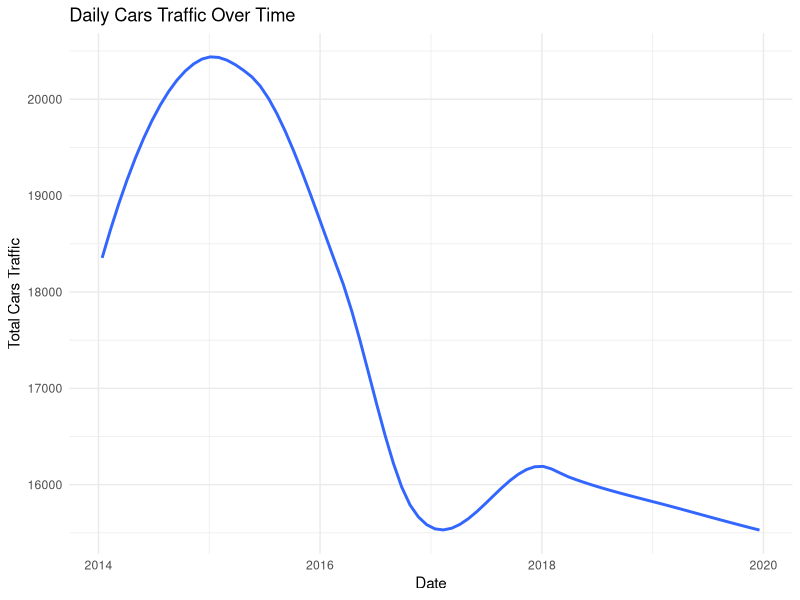
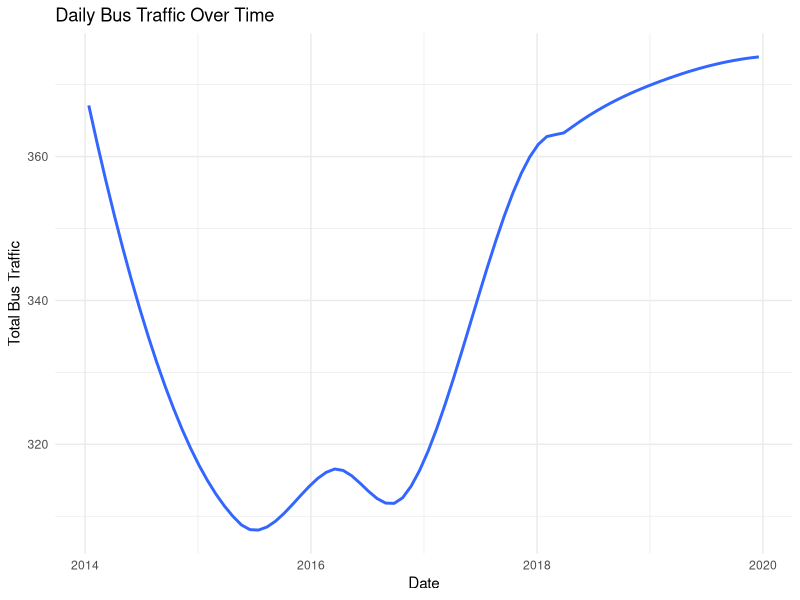
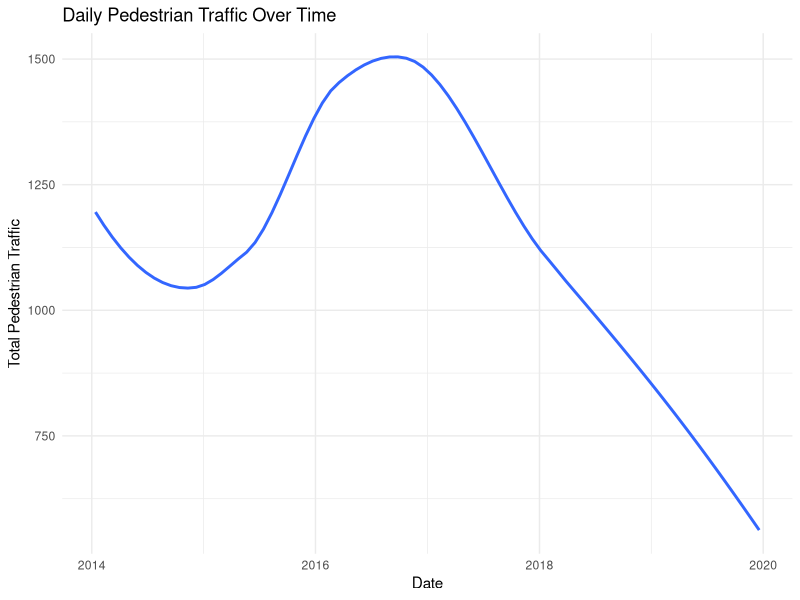
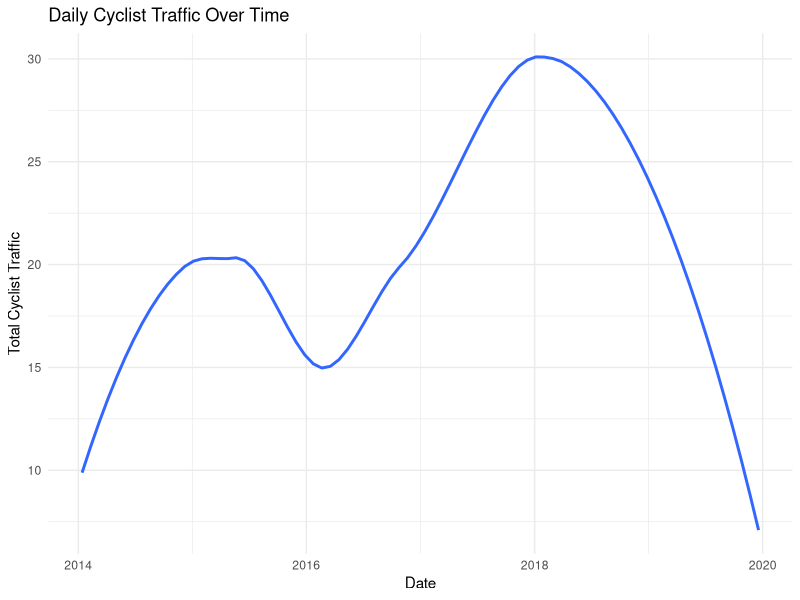
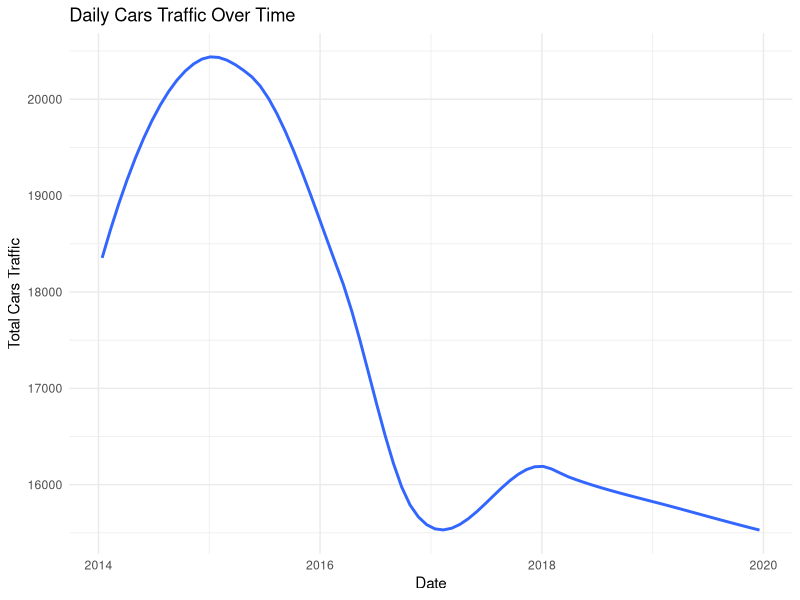
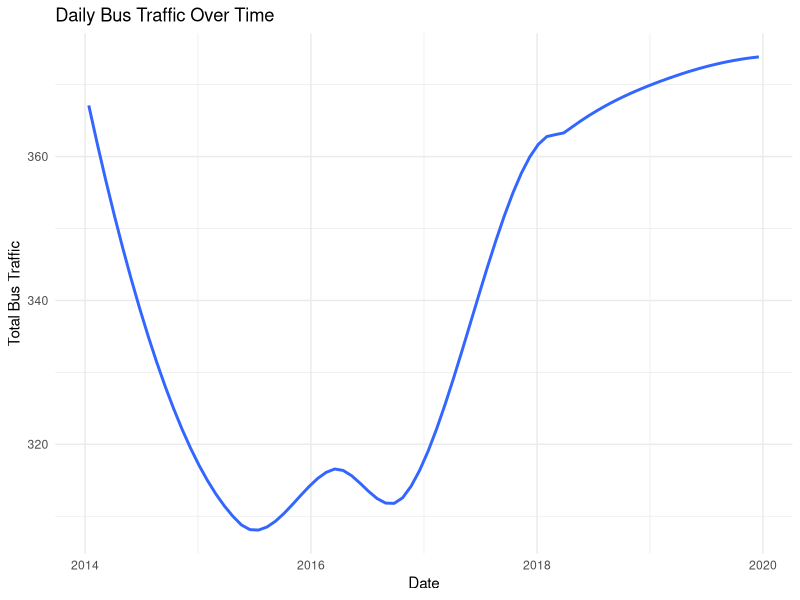
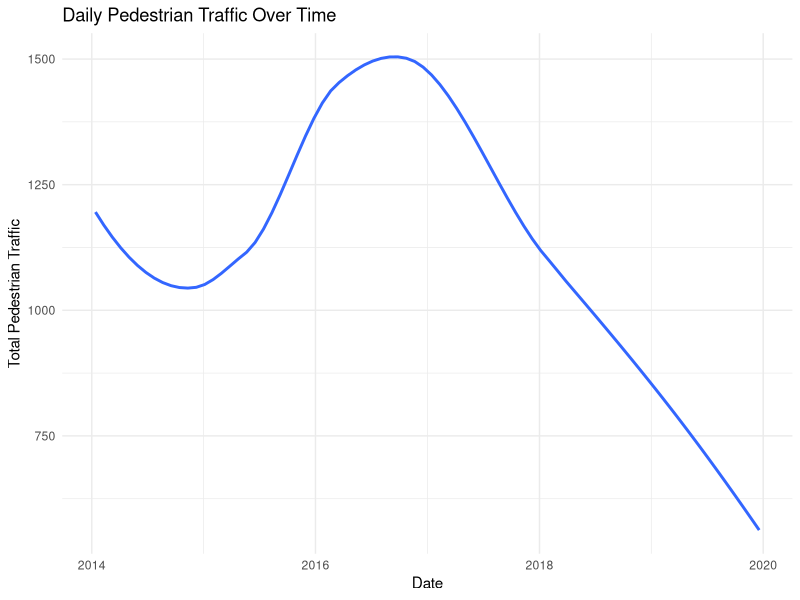
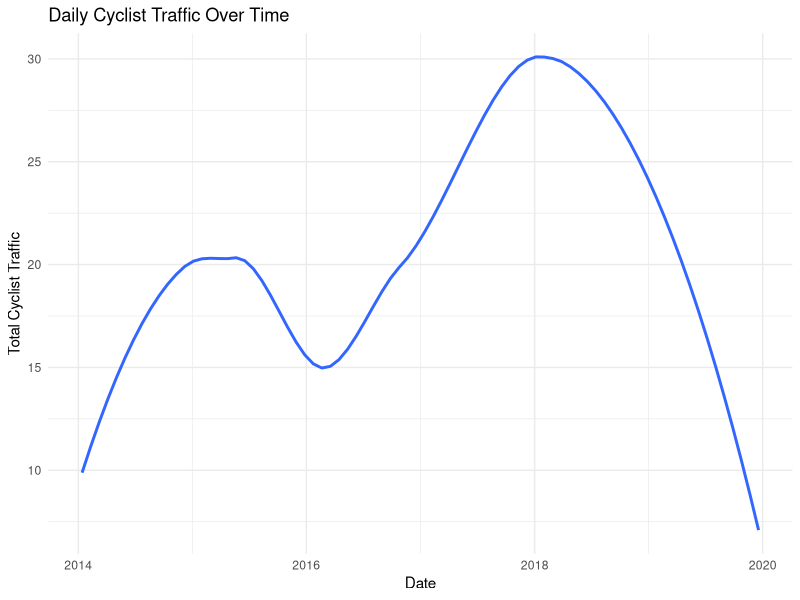

Write R code to recreate these figures, in order.
#### Preamble ####
# Purpose: Exploration of the dataset to gather trends and determine appropriate models  
# Author: Maria Mangru
# Date: March 2024
# Contact:maria.mangru@mail.utoronto.ca
# License: MIT


#### Workspace setup ####
# Load necessary libraries
library(dplyr)
library(ggplot2)
library(tidyr)
library(readr)
library(here)

### Creating Summary Statistics and Visualizations ###

# Load the cleaned data
cleaned_data <- read_csv(here("data", "analysis_data", "cleaned-data-2010-2019.csv"))

# Summary Statistics

# Generate and view summary statistics for traffic data
summary_stats <- cleaned_data %>%
  summarise(
    mean_daily_cars = mean(daily_cars, na.rm = TRUE),
    median_daily_cars = median(daily_cars, na.rm = TRUE),
    mean_daily_bus = mean(daily_bus, na.rm = TRUE),
    median_daily_bus = median(daily_bus, na.rm = TRUE),
    mean_daily_peds = mean(daily_peds, na.rm = TRUE),
    median_daily_peds = median(daily_peds, na.rm = TRUE),
    mean_daily_bike = mean(daily_bike, na.rm = TRUE),
    median_daily_bike = median(daily_bike, na.rm = TRUE)
  )

# Display the summary statistics
View(summary_stats)

# Visualize Data

# Visualizing daily car traffic over time
line_graph_car <- cleaned_data %>%
  ggplot(aes(x = count_date, y = daily_cars)) +
  geom_smooth(se = FALSE) +  
  labs(title = "Daily Cars Traffic Over Time",
       x = "Date",
       y = "Total Cars Traffic") +
  theme_minimal()

# Display car traffic plot
line_graph_car

# Save car traffic plot
ggsave("./other/outputs/car_traffic_over_time.png", plot = line_graph_car, width = 12, height = 6, units = "in")

# Visualizing daily bus traffic over time
line_graph_buses <- cleaned_data %>%
  ggplot(aes(x = count_date, y = daily_bus)) +
  geom_smooth(se = FALSE) +
  labs(title = "Daily Bus Traffic Over Time",
       x = "Date",
       y = "Total Bus Traffic") +
  theme_minimal()

# Display bus traffic plot
line_graph_buses

# Save bus traffic plot
ggsave("./other/outputs/bus_traffic_over_time.png", plot = line_graph_buses, width = 12, height = 6, units = "in")

# Visualizing daily pedestrian traffic over time
line_graph_pedestrians <- cleaned_data %>%
  ggplot(aes(x = count_date, y = daily_peds)) +
  geom_smooth(se = FALSE) +
  labs(title = "Daily Pedestrian Traffic Over Time",
       x = "Date",
       y = "Total Pedestrian Traffic") +
  theme_minimal()

# Display pedestrian traffic plot
line_graph_pedestrians

# Save pedestrian traffic plot
ggsave("./other/outputs/pedestrian_traffic_over_time.png", plot = line_graph_pedestrians, width = 12, height = 6, units = "in")

# Visualizing daily bike traffic over time
line_graph_cyclists <- cleaned_data %>%
  ggplot(aes(x = count_date, y = daily_bike)) +
  geom_smooth(se = FALSE) +
  labs(title = "Daily Cyclist Traffic Over Time",
       x = "Date",
       y = "Total Cyclist Traffic") +
  theme_minimal()

# Display cyclist traffic plot
line_graph_cyclists

# Save cyclist traffic plot
ggsave("./other/outputs/cyclist_traffic_over_time.png", plot = line_graph_cyclists, width = 12, height = 6, units = "in")
